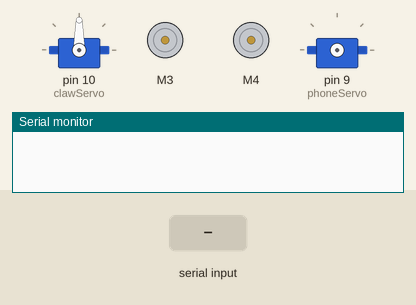
Recording of a sketch running on a simulated Arduino Uno, built with avr-gcc and run on an emulated ATmega328P. Parts: 2 × servo, 2 × DC motor (green arrow = forward, orange = backward, longer = faster), the last lines printed to the serial monitor. Inputs (shaded band) come from the test bench.

Above: at 1.3 s.
1.4 s: "d90\n" received over the second serial link
At 2.3 s:
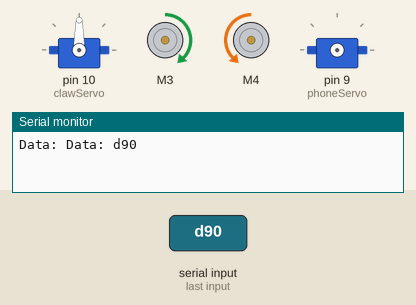
2.9 s: "d,45\n" received over the second serial link
At 3.5 s:
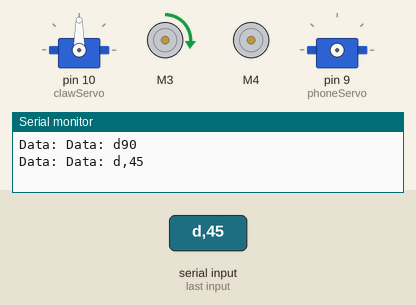
4.4 s: "c,45\n" received over the second serial link
At 5.6 s:
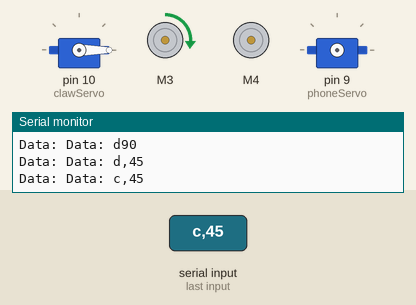
5.9 s: "p90\n" received over the second serial link
7.4 s: "c90\n" received over the second serial link
At 8.5 s:
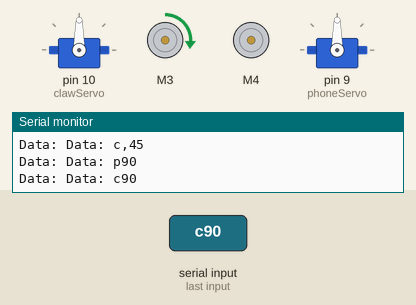
9.4 s: "p,45\n" received over the second serial link
At 10.8 s:
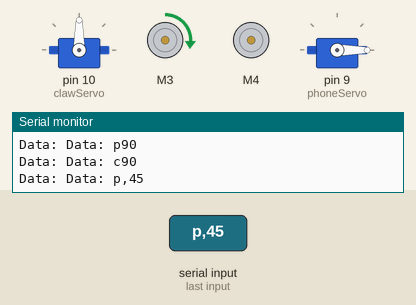
Timing chart, 0 to 11.9 s (numbered marks = the images above; inputs shaded):
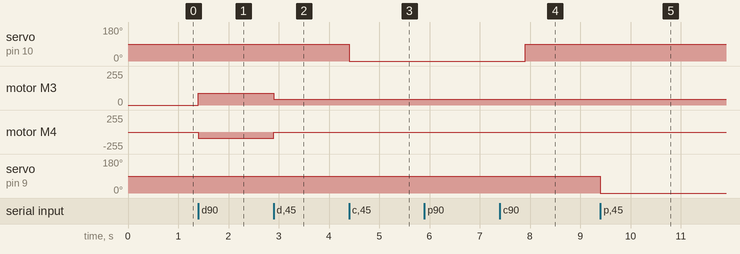

The sketch:

btRover.ino
```cpp
#include <SoftwareSerial.h>
#include <AFMotor.h>
#include <Servo.h>

int bluetoothTx = 2; // TX-O pin of bluetooth mate, Arduino D2
int bluetoothRx = 3; // RX-I pin of bluetooth mate, Arduino D3

AF_DCMotor motorLeft(4);
AF_DCMotor motorRight(3);

Servo clawServo;
Servo phoneServo;

SoftwareSerial bluetooth(bluetoothTx, bluetoothRx);

int lastLeft = 0;
int lastRight = 0;

int clawAngle = 0;
int phoneAngle = 0;

int stepCount = 0;

void setup(){
   Serial.begin(9600); // Begin the serial monitor at 9600bps


         clawServo.attach(10);

   bluetooth.begin(115200); // The Bluetooth Mate defaults to 115200bps
   bluetooth.print("$"); // Print three times individually
   bluetooth.print("$");
   bluetooth.print("$"); // Enter command mode
   delay(100); // Short delay, wait for the Mate to send back CMD
   bluetooth.println("U,9600,N"); // Temporarily Change the baudrate to 9600, no parity
   // 115200 can be too fast at times for NewSoftSerial to relay the data reliably
   bluetooth.begin(9600); // Start bluetooth serial at 9600
}

void loop(){

//         phoneServo.attach(10);
//         clawServo.attach(9);
//         clawServo.write(110);
//         Serial.print("phone: ");
//         Serial.print(phoneServo.read());
//        Serial.print(" claw: ");
//        Serial.println(clawServo.read());


   if(bluetooth.available()){ // If the bluetooth sent any characters
          Serial.print("Data: ");

     // Send any characters the bluetooth prints to the serial monitor
     String dataFromBt = "";
     while (bluetooth.available()){
        char character = bluetooth.read(); // Receive a single character from the software serial port
        if(character == 'n'){
          break;
        }
        dataFromBt.concat(character); // Add the received character to the receive buffer
    }

     Serial.print("Data: ");
     Serial.println(dataFromBt);
     char tag = dataFromBt.charAt(0);
     dataFromBt = dataFromBt.substring(1);
     if(tag == 'd'){
       int commaIndex = dataFromBt.indexOf(',');
       int leftFromBt = dataFromBt.substring(0,commaIndex).toInt();
       int rightFromBt = dataFromBt.substring(commaIndex+1).toInt();
  //     Serial.print("Left: ");
  //     Serial.println(leftFromBt);
  //     Serial.print("Right: ");
  //     Serial.println(rightFromBt);

  //     int smoothedRight = lastRight + (rightFromBt-lastRight)/10;
       if(rightFromBt<0){
         motorRight.run(BACKWARD);
       }else{
         motorRight.run(FORWARD);
       }
       motorRight.setSpeed(abs(rightFromBt));
  //     lastRight = smoothedRight;

  //     int smoothedLeft = lastLeft + (leftFromBt-lastLeft)/10;
        if(leftFromBt<0){
         motorLeft.run(FORWARD);
       }else{
         motorLeft.run(BACKWARD);
       }
       motorLeft.setSpeed(abs(leftFromBt));
      //     lastLeft = smoothedLeft;
     }else if(tag == 'c'){
       clawAngle = dataFromBt.toInt();
//       clawServo.attach(9);

       clawServo.write(clawAngle);
//       delay(1000);
//       clawServo.detach();
     }else if(tag == 'p'){
       phoneAngle = dataFromBt.toInt();
       phoneServo.attach(9);

       phoneServo.write(phoneAngle);
       delay(2000);
       phoneServo.detach();
     }
//     if(clawServo.attached()){
//      if(clawServo.read() - clawAngle < 10){
//         clawServo.detach();
//      }else{
//        clawServo.write(clawAngle);
//      }
//     }
//
//     if(phoneServo.attached()){
//       if(phoneServo.read() - phoneAngle <10){
//         phoneServo.detach();
//       }else{
//        phoneServo.write(phoneAngle);
//       }
//     }
//     if(stepCount % 100 == 0){ //check angle every 100 iterations
//       clawServo.attach(9);
//       phoneServo.attach(10);
//     }
//     stepCount++;
   }
}
```

Measured:
- after the input at 1.4 s, motor M3: stopped → forward 90/255 at once; motor M4: stopped → backward 90/255 at once
- after the input at 2.9 s, motor M3: forward 90/255 → forward 45/255 at once; motor M4: backward 90/255 → stopped at once
- after the input at 4.4 s, servo on pin 10 (clawServo): 90° → 0° at once
- after the input at 7.4 s, servo on pin 10 (clawServo): 0° → 90° after 0.50 s
- after the input at 9.4 s, servo on pin 9 (phoneServo): 90° → 0° at once
